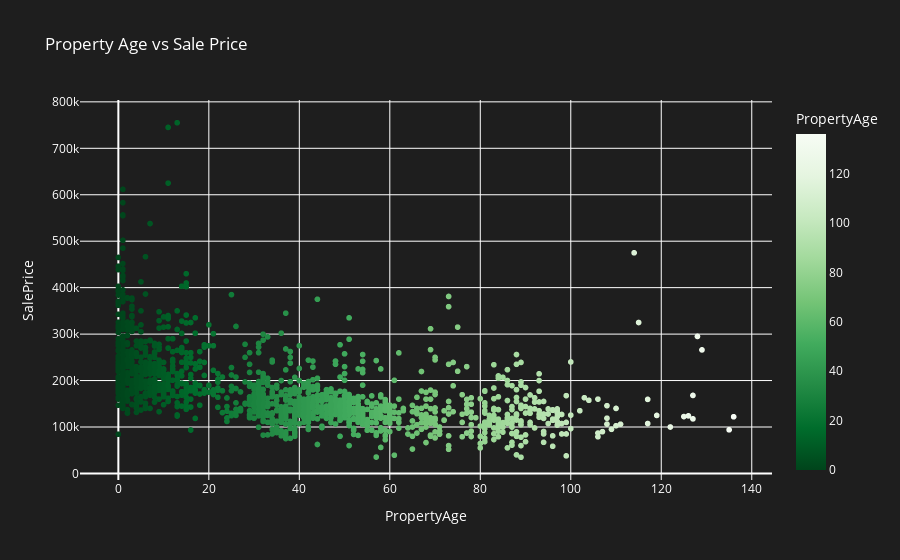

Notebook code for this chart:
### Markdown cell above
#### Property age when sold

### Code cell
df["PropertyAge"] = df["YrSold"] - df["YearBuilt"]

# Calculate Correlation between Property Age and Sale Price
age_price_corr = df["PropertyAge"].corr(df["SalePrice"])
print(f"Correlation between Property Age and Sale Price: {age_price_corr}")

# Create a scatter plot to visualize the relationship between Property Age and Sale Price
fig9 = px.scatter(
    df,
    x="PropertyAge",
    y="SalePrice",
    title="Property Age vs Sale Price",
    color="PropertyAge",
    color_continuous_scale=px.colors.sequential.Greens_r,
)

fig9.update_layout(
    plot_bgcolor="rgb(30,30,30)",
    paper_bgcolor="rgb(30,30,30)",
    font=dict(color="white"),
)

fig9.show()

### Figure 1 — Plotly figure (JSON) as saved in the notebook; plotly's stock layout.template omitted (floating-point values rounded to 4 significant figures; data arrays with more than 128 entries replaced by an {"elided": "..."} marker saying what was removed)
{"data": [{"hovertemplate": "PropertyAge=%{marker.color}<br>SalePrice=%{y}<extra></extra>", "legendgroup": "", "marker": {"color": {"elided": "1460 int values"}, "coloraxis": "coloraxis", "symbol": "circle"}, "mode": "markers", "name": "", "showlegend": false, "type": "scattergl", "x": {"elided": "1460 int values"}, "xaxis": "x", "y": {"elided": "1460 int values"}, "yaxis": "y"}], "layout": {"coloraxis": {"colorbar": {"title": {"text": "PropertyAge"}}, "colorscale": [[0, "rgb(0,68,27)"], [0.125, "rgb(0,109,44)"], [0.25, "rgb(35,139,69)"], [0.375, "rgb(65,171,93)"], [0.5, "rgb(116,196,118)"], [0.625, "rgb(161,217,155)"], [0.75, "rgb(199,233,192)"], [0.875, "rgb(229,245,224)"], [1, "rgb(247,252,245)"]]}, "font": {"color": "white"}, "legend": {"tracegroupgap": 0}, "paper_bgcolor": "rgb(30,30,30)", "plot_bgcolor": "rgb(30,30,30)", "title": {"text": "Property Age vs Sale Price"}, "xaxis": {"anchor": "y", "domain": [0, 1], "title": {"text": "PropertyAge"}}, "yaxis": {"anchor": "x", "domain": [0, 1], "title": {"text": "SalePrice"}}}}
